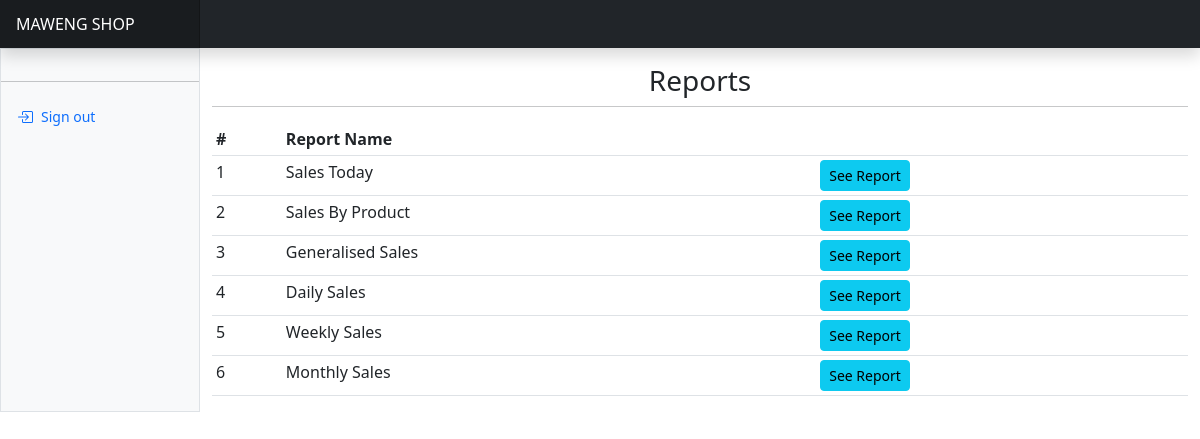
The page /reports/ on the database its author committed.
### apps/reports/models.py (models this page shows, shortened)
class Report(AbstractBaseModel):
    name = models.CharField(max_length=255)
    report_url = models.CharField(max_length=255)

### apps/reports/views.py (the view)
# urls.py: path("", reports_home, name="reports"),
def reports_home(request):
    reports = Report.objects.all().order_by("id")
    context = {"reports": reports}
    return render(request, "reports/home.html", context)

### templates/reports/home.html
{% extends "base.html" %}
{% block content %}
<div class="row">
  <h3 class="text-center">Reports</h3>
  <hr/>
  <table class="table table-sm">
    <thead>
      <tr>
        <th>#</th>
        <th>Report Name</th>
        <th></th>
      </tr>
    </thead>
    <tbody>
      {% for report in reports %}
      <tr>
        <td>{{report.id}}</td>
        <td>{{report.name}}</td>
        <td><a href="{{report.report_url}}" class="btn btn-sm btn-info">See Report</a></td>
      </tr>
     {% endfor %}
    </tbody>
  </table>
</div>
{% endblock %}

### rows shown on the page
Report: id "1", name "Sales Today"
Report: id "2", name "Sales By Product"
Report: id "3", name "Generalised Sales"
Report: id "4", name "Daily Sales"
Report: id "5", name "Weekly Sales"
Report: id "6", name "Monthly Sales"
